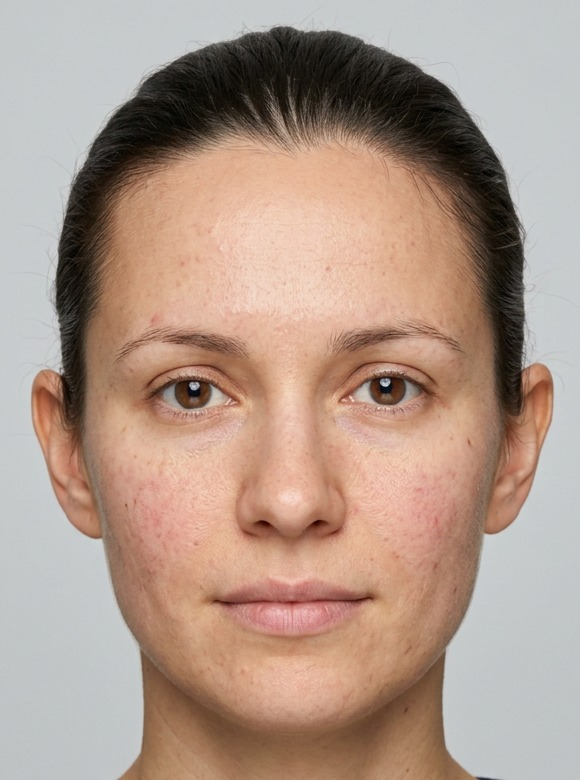
#> input picture scripts/series-src/week-00-ai.jpg, 580 x 780 px; the run also reads 1 picture not shown here
$ python make-series.py
#> lines starting #> are read from the running program, lines starting #| are printed output that depends on the picture
"""Build the 9-week synthetic series (weeks 0-8) from the two AI-generated endpoints.
Week 0 = original synthetic face. Luma (detail: texture, pores, lines, spots) always comes from week 0,
chroma (Cb/Cr: redness, tone) moves from week-0 towards the week-8 variant on an azelaic-like schedule.
Each week gets a small exposure / white-balance jitter to mimic real weekly capture noise."""
from PIL import Image
import numpy as np, sys, os
SRC = os.path.join(os.path.dirname(__file__), "series-src")
w0 = np.asarray(Image.open(f"{SRC}/week-00-ai.jpg").convert("YCbCr")).astype(float)
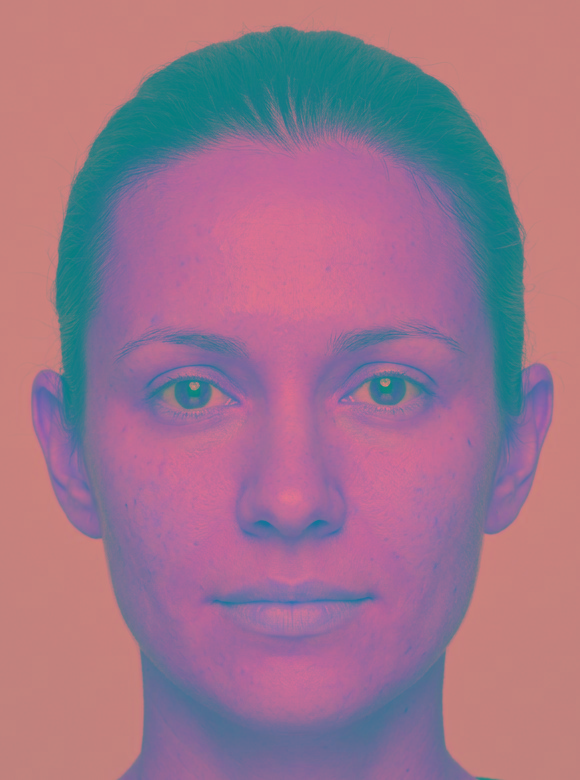
#> w0: shape (780, 580, 3) float64; mean R, G, B 157, 116.7, 140.5
w8 = np.asarray(Image.open(f"{SRC}/week-08-ai.jpg").convert("YCbCr")).astype(float)
F   = [0, .08, .18, .25, .40, .52, .65, .80, .92]          # chroma progress (redness fading)
EXP = [1.0, 1.02, .985, 1.01, .99, 1.025, .98, 1.015, 1.0]  # exposure jitter
WB  = [0, .6, -.5, .3, -.4, .5, -.3, .2, 0]                # Cb shift (white balance), in 8-bit units
OUT = sys.argv[1] if len(sys.argv) > 1 else "out"; os.makedirs(OUT, exist_ok=True)
for w in range(9):
    if w == 0:
        Image.open(f"{SRC}/week-00-ai.jpg").save(f"{OUT}/week-00.jpg", quality=92); continue
    o = w0.copy()
    o[..., 0] = np.clip(w0[..., 0] * EXP[w], 0, 255)
    o[..., 1:] = w0[..., 1:] * (1 - F[w]) + w8[..., 1:] * F[w]
    o[..., 1] += WB[w]
    Image.fromarray(np.clip(o, 0, 255).round().astype(np.uint8), "YCbCr").convert("RGB").save(f"{OUT}/week-{w:02d}.jpg", quality=92)
print("ok")
